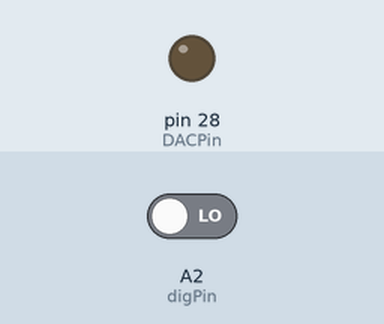
The program below on a simulated Teensy 3. On the bench: output pins drawn as LEDs (lit = HIGH). Inputs (shaded band) come from the test bench; at power-on: A2 (digPin) LOW. What the program prints to the serial monitor is not drawn.

Above: at 2.5 s.
At 10.3 s:
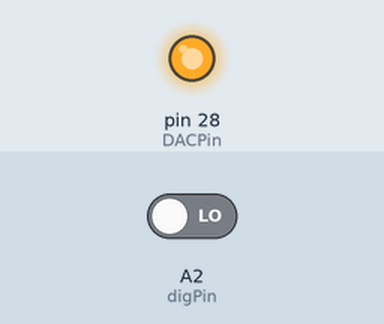
Timing chart, 0 to 26.8 s (numbered marks = the images above):
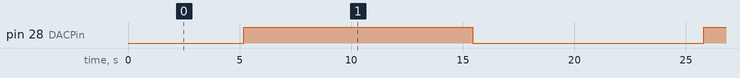

The program:

main.cpp
```cpp
#include <Arduino.h>
#define digPin 16
#define DACPin A14
//Function Prototypes
void PrintInfo(uint16_t DAC_value, boolean digValue);
int16_t count = 1023; // 2^10 -1  (see DAC resolution)
void setup() {
    // Init Serial
    Serial.begin(115200);
    // Configure OutputPin
    pinMode(digPin, INPUT);
    // Configure DAC resolution
    analogWriteRes(10);
}
void loop() {
    //Output DAC values triangle
    //UP
    for (uint16_t i = 0; i < count; i++)
    {
        analogWrite(DACPin,i);
        PrintInfo(i,digitalRead(digPin));
        delay(10);
    }
    //DOWN
    for (uint16_t i = count; i > 0; i--)
    {
        analogWrite(DACPin,i);
        PrintInfo(i,digitalRead(digPin));
        delay(10);
    }
}
void PrintInfo(uint16_t DAC_value, boolean digValue){
        DAC_value = map(DAC_value, 0, 1023, 0, 3300); //map mv
        Serial.print((float)DAC_value);
        Serial.print(",");
        Serial.println(digValue * 3300);
        Serial.flush();
}


/* Check Digital Input for different levels of voltages By Harjeev
#include <Arduino.h>
#define DAC_Pin A14
#define input_Pin A0
uint8_t DAC_Input = 0;

void setup() {
  analogWriteResolution(8);
  Serial.begin(115200);
  pinMode(input_Pin,INPUT_PULLUP);
}

void loop() {

  static bool Ramp = 0;       // 0 for upward 1 for downward
  uint8_t voltage_level = 0;    // flag to read the digital input level
  analogWrite(DAC_Pin, DAC_Input);
  Serial.print(DAC_Input);
  Serial.print(",");

  if(digitalRead(input_Pin))
  {
    voltage_level = 255;
  }
  else
  {
    voltage_level = 0;
  }

  Serial.println(voltage_level);
  Serial.flush();
  delay(10);


  if (Ramp)
  {
    DAC_Input--;
    if(DAC_Input == 0)
    {
      Ramp = 0 ;
    }
  }
  else
  {
    DAC_Input++;
    if(DAC_Input == 255)
    {
      Ramp = 1 ;
    }
  }
}


*/
```

Measured:
- by itself, pin 28 (DACPin): alternates HIGH for 10.3 s and LOW for 10.3 s
